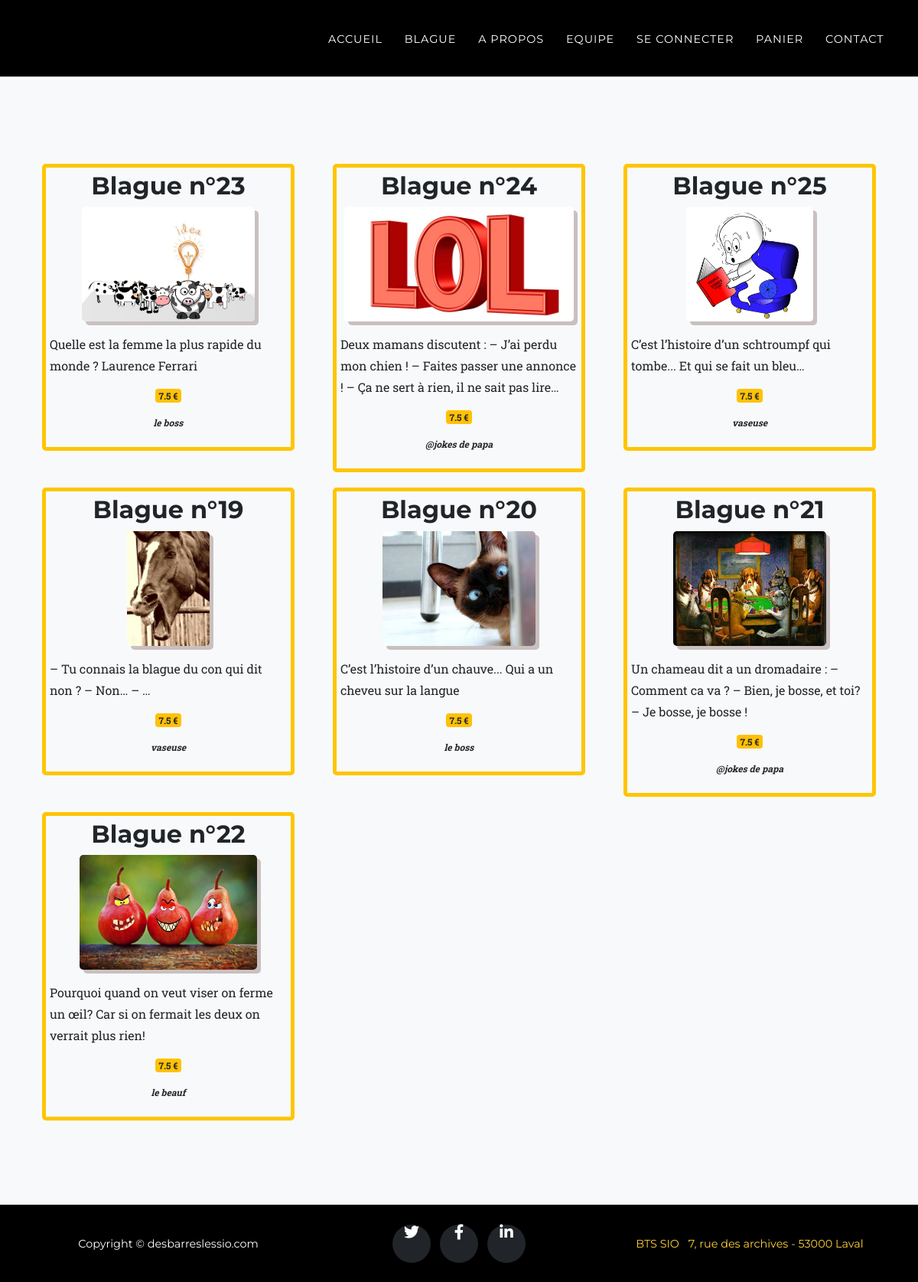
The app's page /blague/detail/3 with its own data.
### tables this page shows
CREATE TABLE IF NOT EXISTS `blagues` (
  `id_blague` int(3) NOT NULL AUTO_INCREMENT,
  `id_categorie` int(3) NOT NULL,
  `titre_blague` varchar(100) NOT NULL,
  `desc_blague` text NOT NULL,
  `id_illustration` int(3) NOT NULL,
  `id_auteur` int(3) NOT NULL,
  `px_blague` double DEFAULT NULL,
  PRIMARY KEY (`id_blague`),
  KEY `id_categorie` (`id_categorie`,`id_illustration`,`id_auteur`),
  KEY `id_auteur` (`id_auteur`),
  KEY `id_illustration` (`id_illustration`)
);

CREATE TABLE IF NOT EXISTS `illustration` (
  `id_illustration` int(3) NOT NULL AUTO_INCREMENT,
  `img_illustration` varchar(200) NOT NULL,
  PRIMARY KEY (`id_illustration`)
);

CREATE TABLE IF NOT EXISTS `auteur` (
  `id_auteur` int(3) NOT NULL AUTO_INCREMENT,
  `pseudo_auteur` varchar(100) NOT NULL,
  `mdp_auteur` varchar(50) NOT NULL DEFAULT '',
  `img_auteur` varchar(100) NOT NULL DEFAULT 'personne.png',
  `nom_auteur` varchar(100) DEFAULT NULL,
  `pre_auteur` varchar(100) DEFAULT NULL,
  `rue_auteur` varchar(200) DEFAULT NULL,
  `cp_auteur` varchar(5) DEFAULT NULL,
  `ville_auteur` varchar(255) DEFAULT NULL,
  `tel_auteur` varchar(10) DEFAULT NULL,
  `email_auteur` varchar(100) DEFAULT NULL,
  `descriptif` text,
  PRIMARY KEY (`id_auteur`)
);

### controller/Blague.php (called while the page is built, shortened)
<?php class Blague extends Controller{
    function detail($i){
        $tables = Model::load("blagues");
        $id=(int)$i;
        var_dump($id);
        $tableRes['variable']=array("produit"=>$tables->find(Model::connexion(), array('condition'=>"id_categorie=$id", 'inner'=>'natural join auteur natural join illustration')), "param"=>$i);
        $this->render('detail');
    }
}
?>

### core/Model.php (called while the page is built, shortened)
<?php
class Model{
    public $table;
    public static function connexion(){
        $bd="blague";
        $login="root";
        $mdp="";
        $pdo=new PDO("mysql:host=localhost;dbname=".$bd,$login,$mdp);
        $pdo->exec('SET NAMES utf8');
        return  $pdo;
    }
    public function find($pdo, $data=array()){
        $condition="1=1";
        $champs="*";
        $limit="";
        $order="";
        $inner="";
        if(isset($data['condition'])) {$condition=$data['condition'];}
        if(isset($data['inner'])) {$inner=$data['inner'];}
        $sql="SELECT $champs from $this->table $inner WHERE $condition  $order $limit";
        $requete = $pdo->prepare($sql);
        $requete->execute();
        $resultats=$requete->fetchAll(PDO::FETCH_OBJ);
        return $resultats;
    }
}
?>

### view/blague/detail.php (the view)
<section class="bg-light page-section" id="blague_detail">
    <div class="container">
    	<div class="row">
		<?php
        foreach($variable['produit'] as $ligne){
        ?>
			<div class="selection col-md-4 col-lg-4 col-sm-4 col-xs-12" onclick="fonctionpanier('<?= WEBROOT."panier/mettreaupanier/".$ligne->id_blague ?>')" >
                <article>
                    <h2 class="text-center"><?= $ligne->titre_blague ?></h2>
                    <p class="text-center"><img class="img-fluid" src="<?= IMAGE ?>img/illustration/<?= $ligne->img_illustration?>" alt="<?= $ligne->titre_blague ?>" /></p>
                    <p><?= $ligne->desc_blague ?></p>
                    <p class="text-center"><span class="badge badge-warning" style="font-size:12px"><?= $px=($ligne->px_blague!=null)?$ligne->px_blague:0 ?> &euro; </span></p>
                    <p class="text-center"><span class="blague_auteur" > <?= $ligne->pseudo_auteur ?></span></p>
                </article>
			</div><br>
		<?php } ?>
		</div>
	</div>
</section>

### asset/css/agency.css (style rules this page uses)
body { overflow-x: hidden; font-family: 'Roboto Slab', -apple-system, BlinkMacSystemFont, 'Segoe UI', Roboto, 'Helvetica Neue', Arial, sans-serif, 'Apple Color Emoji', 'Segoe UI Emoji', 'Segoe UI Symbol', 'Noto Color Emoji'; }
p { line-height: 1.75; }
h1, h2, h3, h4, h5, h6 { font-weight: 700; font-family: 'Montserrat', -apple-system, BlinkMacSystemFont, 'Segoe UI', Roboto, 'Helvetica Neue', Arial, sans-serif, 'Apple Color Emoji', 'Segoe UI Emoji', 'Segoe UI Symbol', 'Noto Color Emoji'; }
html { background-color:black; }
.page-section { padding: 100px 0; }
@media (min-width: 768px) { section { padding: 150px 0; } }
.selection article { cursor: pointer; border-radius:5px; border: 5px solid #fec503; margin:10px; padding:5px; }
.selection article p img { max-height:150px; border-radius:5px; box-shadow: 5px 5px 0px #cac0c0; }
.blague_auteur { font-size:12px; }
.blague_auteur { font-size:12px; font-style:italic; font-weight:bold; }

### records on screen
blagues: titre_blague "Blague n°23", id_illustration.img_illustration (picture), desc_blague "Quelle est la femme la plus rapide du monde ? Laurence Ferrari", px_blague "7.5", id_auteur.pseudo_auteur "le boss"
blagues: titre_blague "Blague n°24", id_illustration.img_illustration (picture), desc_blague "Deux mamans discutent : – J’ai perdu mon chien ! – Faites passer une annonce ! – Ça ne sert à rien, il ne sait pas lire…", px_blague "7.5", id_auteur.pseudo_auteur "@jokes de papa"
blagues: titre_blague "Blague n°25", id_illustration.img_illustration (picture), desc_blague "C’est l’histoire d’un schtroumpf qui tombe... Et qui se fait un bleu…", px_blague "7.5", id_auteur.pseudo_auteur "vaseuse"
blagues: titre_blague "Blague n°19", id_illustration.img_illustration (picture), desc_blague "– Tu connais la blague du con qui dit non ? – Non… – …", px_blague "7.5", id_auteur.pseudo_auteur "vaseuse"
blagues: titre_blague "Blague n°20", id_illustration.img_illustration (picture), desc_blague "C’est l’histoire d’un chauve... Qui a un cheveu sur la langue", px_blague "7.5", id_auteur.pseudo_auteur "le boss"
blagues: titre_blague "Blague n°21", id_illustration.img_illustration (picture), desc_blague "Un chameau dit a un dromadaire : – Comment ca va ? – Bien, je bosse, et toi? – Je bosse, je bosse !", px_blague "7.5", id_auteur.pseudo_auteur "@jokes de papa"
blagues: titre_blague "Blague n°22", id_illustration.img_illustration (picture), desc_blague "Pourquoi quand on veut viser on ferme un œil? Car si on fermait les deux on verrait plus rien!", px_blague "7.5", id_auteur.pseudo_auteur "le beauf"
